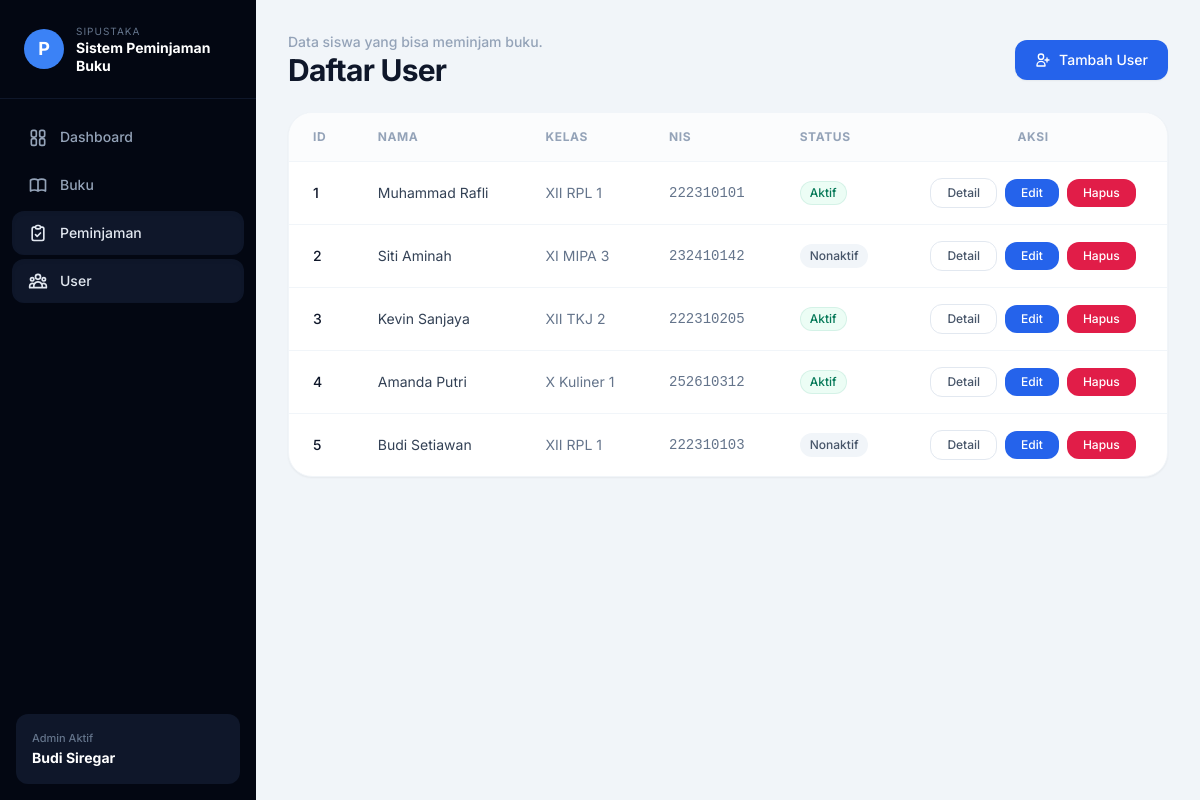
/users/, run on the app's committed database.
### app_perpus/views.py (the view)
# urls.py: path('users/', views.list_siswa, name='list_siswa'),
def list_siswa(request):
    with connection.cursor() as cursor:
        cursor.execute("SELECT id, nama, kelas, nis, is_active FROM siswa ORDER BY id ASC;")
        rows = cursor.fetchall()
        daftar_siswa = []
        for row in rows:
            daftar_siswa.append({
                'id': row[0],
                'nama': row[1],
                'kelas': row[2],
                'nis': row[3],
                'is_active': row[4], # Boolean True/False
            })
    return render(request, 'app_perpus/users.html', {'daftar_siswa': daftar_siswa})

### app_perpus/templates/app_perpus/users.html (shortened to what this page needs)
<!doctype html>
<html lang="id">
  <head>
    <script src="https://cdn.tailwindcss.com"></script>
  </head>
  <body class="bg-[#f1f5f9] text-slate-900 h-screen overflow-hidden">
    <div class="h-screen flex flex-col md:flex-row">
      <aside class="w-full md:w-64 h-screen bg-[#030712] text-slate-100 flex-none flex flex-col">
        <div class="px-6 py-6 border-b border-slate-900">
          <div class="flex items-center gap-3">
            <div class="w-10 h-10 rounded-full bg-[#3b82f6] flex items-center justify-center font-bold text-white text-lg">P</div>
            <div>
              <p class="text-[10px] text-slate-500 uppercase tracking-widest">SIPUSTAKA</p>
              <h1 class="text-sm font-bold text-white leading-tight">Sistem Peminjaman<br>Buku</h1>
            </div>
          </div>
        </div>
        <nav class="flex-1 px-3 py-4 space-y-1">
  <a href="{% url 'dashboard' %}" class="flex items-center gap-3 px-4 py-3 text-sm font-medium text-slate-400 rounded-xl hover:bg-slate-900 transition">
    Dashboard
  </a>
  <a href="{% url 'list_buku' %}" class="flex items-center gap-3 px-4 py-3 text-sm font-medium text-slate-400 rounded-xl hover:bg-slate-900 transition cursor-pointer">
    Buku
  </a>
  <a href="{% url 'list_peminjaman' %}" class="flex items-center gap-3 px-4 py-3 text-sm font-medium text-slate-200 bg-slate-900 rounded-xl shadow-inner">
  Peminjaman
</a>
  <a href="{% url 'list_siswa' %}" class="flex items-center gap-3 px-4 py-3 text-sm font-medium text-slate-200 bg-slate-900 rounded-xl shadow-inner cursor-default">
    User
  </a>
</nav>
        <div class="mt-auto p-4">
          <div class="rounded-xl bg-slate-900 p-4">
            <p class="text-[11px] text-slate-500 font-medium">Admin Aktif</p>
            <p class="mt-0.5 font-bold text-white text-sm">Budi Siregar</p>
          </div>
        </div>
      </aside>
      <main class="flex-1 p-6 md:p-8 overflow-y-auto">
        <div class="flex items-center justify-between mb-6">
          <div>
            <p class="text-slate-400 text-sm font-medium">Data siswa yang bisa meminjam buku.</p>
            <h3 class="text-3xl font-bold text-slate-900 tracking-tight">Daftar User</h3>
          </div>
          <a href="{% url 'add_siswa' %}" class="inline-flex items-center gap-2 bg-[#2563eb] text-white px-5 py-2.5 rounded-xl font-medium text-sm shadow-sm hover:bg-blue-700 transition">
            <svg class="w-4 h-4" fill="none" stroke="currentColor" viewBox="0 0 24 24"><path stroke-linecap="round" stroke-linejoin="round" stroke-width="2" d="M18 9v3m0 0v3m0-3h3m-3 0h-3m-2-5a4 4 0 11-8 0 4 4 0 018 0zM3 20a6 6 0 0112 0v1H3v-1z"/></svg>
            Tambah User
          </a>
        </div>
        <div class="bg-white rounded-[24px] border border-slate-100 shadow-sm overflow-hidden">
          <div class="overflow-x-auto">
            <table class="w-full text-left border-collapse">
              <thead>
                <tr class="border-b border-slate-100 text-slate-400 text-xs font-semibold uppercase tracking-wider bg-slate-50/50">
                  <th class="px-6 py-4">ID</th>
                  <th class="px-6 py-4">Nama</th>
                  <th class="px-6 py-4">Kelas</th>
                  <th class="px-6 py-4">NIS</th>
                  <th class="px-6 py-4">Status</th>
                  <th class="px-6 py-4 text-center">Aksi</th>
                </tr>
              </thead>
              <tbody class="divide-y divide-slate-100 text-sm text-slate-700">
                {% for siswa in daftar_siswa %}
                <tr class="hover:bg-slate-50/50 transition">
                  <td class="px-6 py-4 font-medium text-slate-900">{{ siswa.id }}</td>
                  <td class="px-6 py-4">{{ siswa.nama }}</td>
                  <td class="px-6 py-4 text-slate-500">{{ siswa.kelas }}</td>
                  <td class="px-6 py-4 font-mono text-slate-500">{{ siswa.nis }}</td>
                  <td class="px-6 py-4">
                    {% if siswa.is_active %}
                    <span class="inline-flex items-center rounded-full bg-emerald-50 px-2.5 py-1 text-xs font-medium text-emerald-700 ring-1 ring-inset ring-emerald-600/10">Aktif</span>
                    {% else %}
                    <span class="inline-flex items-center rounded-full bg-slate-100 px-2.5 py-1 text-xs font-medium text-slate-600">Nonaktif</span>
                    {% endif %}
                  </td>
                  <td class="px-6 py-4">
                    <div class="flex items-center justify-center gap-2">
                      <a href="{% url 'detail_siswa' siswa.id %}" class="rounded-xl border border-slate-200 bg-white px-4 py-1.5 text-xs font-medium text-slate-600 hover:bg-slate-50 transition">Detail</a>
                      <a href="{% url 'edit_siswa' siswa.id %}" class="rounded-xl bg-[#2563eb] px-4 py-1.5 text-xs font-medium text-white hover:bg-blue-700 transition">Edit</a>
                      <a href="{% url 'delete_siswa' siswa.id %}" class="rounded-xl bg-[#e11d48] px-4 py-1.5 text-xs font-medium text-white hover:bg-rose-700 transition">Hapus</a>
                    </div>
                  </td>
                </tr>
                {% empty %}
                <tr>
                  <td colspan="6" class="px-6 py-10 text-center text-slate-400 font-medium">Belum ada data user.</td>
                </tr>
                {% endfor %}
              </tbody>
            </table>
          </div>
        </div>
      </main>
    </div>
  </body>
</html>

### app_perpus/templates/app_perpus/users.html (style rules this page uses)
body { font-family: 'Inter', sans-serif; }

### data on the page
siswa: id "1", nama "Muhammad Rafli", kelas "XII RPL 1", nis "222310101", shows "Aktif"
siswa: id "2", nama "Siti Aminah", kelas "XI MIPA 3", nis "232410142", shows "Nonaktif"
siswa: id "3", nama "Kevin Sanjaya", kelas "XII TKJ 2", nis "222310205", shows "Aktif"
siswa: id "4", nama "Amanda Putri", kelas "X Kuliner 1", nis "252610312", shows "Aktif"
siswa: id "5", nama "Budi Setiawan", kelas "XII RPL 1", nis "222310103", shows "Nonaktif"
